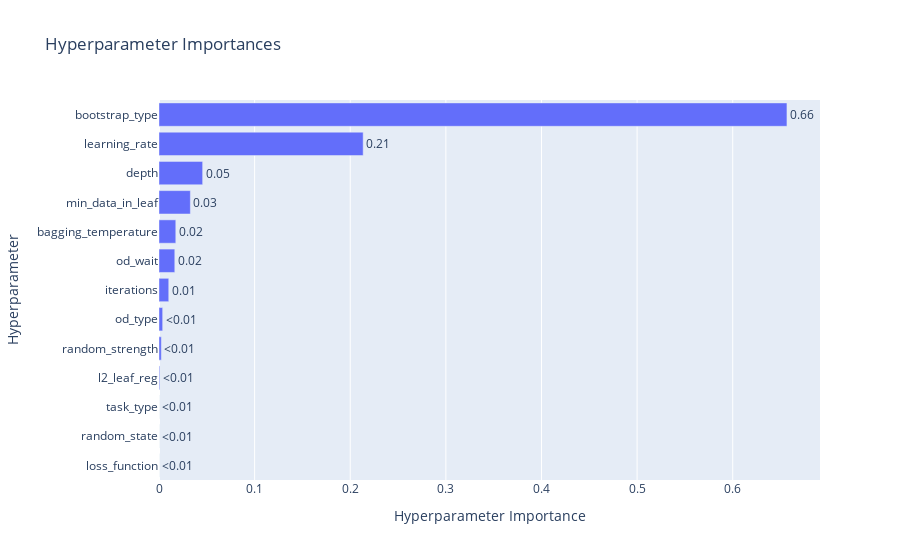

The cell this chart's notebook holds for it:
### Code cell
# 하이퍼파라미터별 중요도를 확인할 수 있는 그래프
optuna.visualization.plot_param_importances(study_cat)

### Figure 1 — Plotly figure (JSON) as saved in the notebook; plotly's stock layout.template omitted (floating-point values rounded to 4 significant figures)
{"data": [{"cliponaxis": false, "hovertemplate": ["loss_function (CategoricalDistribution): 0.0<extra></extra>", "random_state (IntDistribution): 0.0<extra></extra>", "task_type (CategoricalDistribution): 0.0<extra></extra>", "l2_leaf_reg (FloatDistribution): 0.0007732438563471542<extra></extra>", "random_strength (FloatDistribution): 0.0024337852951380056<extra></extra>", "od_type (CategoricalDistribution): 0.003840720592423091<extra></extra>", "iterations (IntDistribution): 0.010200491809378624<extra></extra>", "od_wait (IntDistribution): 0.01651529338896545<extra></extra>", "bagging_temperature (FloatDistribution): 0.017557764778822146<extra></extra>", "min_data_in_leaf (IntDistribution): 0.0328000797502148<extra></extra>", "depth (IntDistribution): 0.04564777966703132<extra></extra>", "learning_rate (FloatDistribution): 0.2135179347498701<extra></extra>", "bootstrap_type (CategoricalDistribution): 0.6567129061118089<extra></extra>"], "name": "Objective Value", "orientation": "h", "text": ["<0.01", "<0.01", "<0.01", "<0.01", "<0.01", "<0.01", "0.01", "0.02", "0.02", "0.03", "0.05", "0.21", "0.66"], "textposition": "outside", "type": "bar", "x": [0, 0, 0, 0.0007732, 0.002434, 0.003841, 0.0102, 0.01652, 0.01756, 0.0328, 0.04565, 0.2135, 0.6567], "y": ["loss_function", "random_state", "task_type", "l2_leaf_reg", "random_strength", "od_type", "iterations", "od_wait", "bagging_temperature", "min_data_in_leaf", "depth", "learning_rate", "bootstrap_type"]}], "layout": {"title": {"text": "Hyperparameter Importances"}, "xaxis": {"title": {"text": "Hyperparameter Importance"}}, "yaxis": {"title": {"text": "Hyperparameter"}}}}
